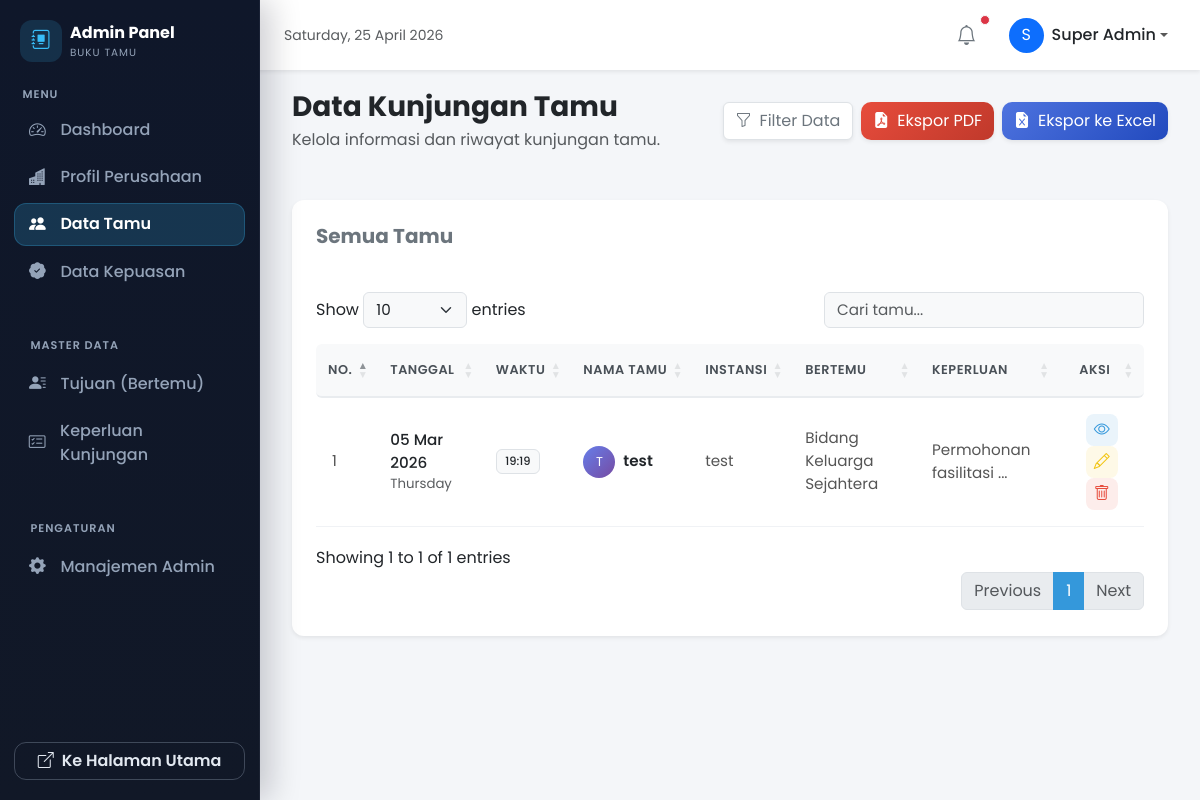
Page /admin/data_tamu.php (signed in) on the committed database.
### tables this page shows
CREATE TABLE `tb_tamu` (
  `id_tamu` int NOT NULL,
  `tanggal_kunjungan` date NOT NULL,
  `waktu_masuk` time NOT NULL,
  `nama_tamu` varchar(120) NOT NULL,
  `asal_instansi` varchar(120) DEFAULT NULL,
  `jabatan` varchar(120) DEFAULT NULL,
  `no_telepon` varchar(30) DEFAULT NULL,
  `bertemu_dengan` varchar(120) NOT NULL,
  `keperluan` text NOT NULL,
  `catatan_tambahan` text,
  `foto_tamu` varchar(255) DEFAULT NULL,
  `tanda_tangan` mediumtext,
  `status_keluar` enum('Masuk','Keluar') NOT NULL DEFAULT 'Masuk',
  `waktu_keluar` time DEFAULT NULL,
  `created_at` timestamp NOT NULL DEFAULT CURRENT_TIMESTAMP
);

### admin/data_tamu.php (the view, shortened to what this page needs)
<?php
require_once __DIR__ . '/../koneksi/koneksi.php';
$page_title = "Data Kunjungan Tamu";
$filter_tipe = $_GET['filter'] ?? 'semua';
$start_date = $_GET['start'] ?? date('Y-m-d');
$end_date = $_GET['end'] ?? date('Y-m-d');
$where_clause = "1=1";
$tamu_list = [];
$sql_select_tamu = "SELECT id_tamu, tanggal_kunjungan, waktu_masuk, nama_tamu, asal_instansi, bertemu_dengan, keperluan, waktu_keluar
                    FROM tb_tamu
                    WHERE $where_clause
                    ORDER BY tanggal_kunjungan DESC, waktu_masuk DESC";
if ($stmt_tamu = $koneksi->prepare($sql_select_tamu)) {
    $stmt_tamu->execute();
    $result_tamu = $stmt_tamu->get_result();
    if ($result_tamu && $result_tamu->num_rows > 0) {
        while ($row = $result_tamu->fetch_assoc()) {
            $tamu_list[] = $row;
        }
    }
}
?>
<!DOCTYPE html>
<html lang="id">
<head>
    <link href="https://cdn.jsdelivr.net/npm/bootstrap@5.3.3/dist/css/bootstrap.min.css" rel="stylesheet">
    <link rel="stylesheet" href="https://cdn.jsdelivr.net/npm/bootstrap-icons@1.11.3/font/bootstrap-icons.min.css">
    <link href="https://cdn.datatables.net/1.13.6/css/dataTables.bootstrap5.min.css" rel="stylesheet">
    <link href="css/admin-style.css" rel="stylesheet">
</head>
<body>
    <?php
    if (file_exists(__DIR__ . '/_partials/navbar.php')) { include_once __DIR__ . '/_partials/navbar.php'; }
    if (file_exists(__DIR__ . '/_partials/sidebar.php')) { include_once __DIR__ . '/_partials/sidebar.php'; }
    ?>
    <main class="main-content">
        <div class="container-fluid px-0">
            <div class="d-flex justify-content-between flex-wrap flex-md-nowrap align-items-center pb-4 mb-4 border-bottom-0">
                <div>
                    <h1 class="h3 fw-bold text-dark mb-1"><?php echo htmlspecialchars($page_title); ?></h1>
                    <p class="text-muted mb-0">Kelola informasi dan riwayat kunjungan tamu.</p>
                </div>
                <div class="btn-toolbar mb-2 mb-md-0 gap-2">
                    <button type="button" class="btn btn-outline-secondary d-flex align-items-center bg-white shadow-sm border" data-bs-toggle="collapse" data-bs-target="#filterCollapse" aria-expanded="false" aria-controls="filterCollapse">
                        <i class="bi bi-funnel me-2"></i> Filter Data
                    </button>
                    <a href="export_tamu_pdf.php?filter=<?php echo urlencode($filter_tipe); ?>&start=<?php echo urlencode($start_date); ?>&end=<?php echo urlencode($end_date); ?>" target="_blank" class="btn btn-danger text-white shadow-sm border-0 d-flex align-items-center" style="background: linear-gradient(135deg, #e74c3c, #c0392b); border-radius: 10px;">
                        <i class="bi bi-file-earmark-pdf-fill me-2"></i> Ekspor PDF
                    </a>
                    <a href="export_tamu.php?filter=<?php echo urlencode($filter_tipe); ?>&start=<?php echo urlencode($start_date); ?>&end=<?php echo urlencode($end_date); ?>" class="btn btn-primary text-white shadow-sm border-0 d-flex align-items-center" style="background: linear-gradient(135deg, #4e73df, #224abe); border-radius: 10px;">
                        <i class="bi bi-file-earmark-excel-fill me-2"></i> Ekspor ke Excel
                    </a>
                </div>
            </div>
            <div class="card shadow-sm mb-4">
                <div class="card-header d-flex justify-content-between align-items-center bg-transparent border-bottom-0 pt-4 px-4">
                    <h5 class="mb-0 fw-bold text-secondary">Semua Tamu</h5>
                </div>
                <div class="card-body px-4 pb-4">
                    <?php if (!empty($tamu_list)): ?>
                    <div class="table-responsive">
                        <table id="tabelDataTamu" class="table table-hover align-middle w-100" style="border-collapse: separate; border-spacing: 0;">
                            <thead>
                                <tr>
                                    <th class="border-top-0 rounded-start-2">No.</th>
                                    <th class="border-top-0">Tanggal</th>
                                    <th class="border-top-0">Waktu</th>
                                    <th class="border-top-0">Nama Tamu</th>
                                    <th class="border-top-0">Instansi</th>
                                    <th class="border-top-0">Bertemu</th>
                                    <th class="border-top-0">Keperluan</th>
                                    <th class="border-top-0 rounded-end-2 text-center">Aksi</th>
                                </tr>
                            </thead>
                            <tbody>
                                <?php $nomor = 1; foreach ($tamu_list as $tamu): ?>
                                <tr>
                                    <td class="ps-3"><?php echo $nomor++; ?></td>
                                    <td>
                                        <div class="d-flex flex-column">
                                            <span class="fw-medium text-dark"><?php echo htmlspecialchars(date('d M Y', strtotime($tamu['tanggal_kunjungan']))); ?></span>
                                            <small class="text-muted"><?php echo htmlspecialchars(date('l', strtotime($tamu['tanggal_kunjungan']))); ?></small>
                                        </div>
                                    </td>
                                    <td><span class="badge bg-light text-dark border"><?php echo htmlspecialchars(substr($tamu['waktu_masuk'], 0, 5)); ?></span></td>
                                    <td>
                                        <div class="d-flex align-items-center">
                                            <div class="bg-primary text-white rounded-circle d-flex align-items-center justify-content-center me-2" style="width: 32px; height: 32px; font-size: 0.8rem; background: linear-gradient(135deg, #667eea, #764ba2) !important;">
                                                <?php echo strtoupper(substr($tamu['nama_tamu'], 0, 1)); ?>
                                            </div>
                                            <span class="fw-semibold text-dark"><?php echo htmlspecialchars($tamu['nama_tamu']); ?></span>
                                        </div>
                                    </td>
                                    <td><?php echo htmlspecialchars($tamu['asal_instansi']); ?></td>
                                    <td><?php echo htmlspecialchars($tamu['bertemu_dengan']); ?></td>
                                    <td><?php echo htmlspecialchars(mb_strimwidth($tamu['keperluan'], 0, 25, "...")); ?></td>
                                    <td class="text-center action-buttons">
                                        <a href="detail_tamu.php?id=<?php echo $tamu['id_tamu']; ?>" class="btn btn-soft-primary" data-bs-toggle="tooltip" title="Detail">
                                            <i class="bi bi-eye"></i>
                                        </a>
                                        <a href="edit_tamu.php?id=<?php echo $tamu['id_tamu']; ?>" class="btn btn-soft-warning" data-bs-toggle="tooltip" title="Edit">
                                            <i class="bi bi-pencil"></i>
                                        </a>
                                        <button type="button" class="btn btn-soft-danger" title="Hapus"
                                                onclick="confirmDelete(<?php echo (int) $tamu['id_tamu']; ?>)">
                                            <i class="bi bi-trash"></i>
                                        </button>
                                    </td>
                                </tr>
                                <?php endforeach; ?>
                            </tbody>
                        </table>
                    </div>
                    <?php endif; ?>
                </div>
            </div>
        </div>
    </main>
</body>
</html>

### admin/css/admin-style.css (style rules this page uses)
:root { --sidebar-width: 260px; --sidebar-bg: #0f172a; --sidebar-surface: #111827; --sidebar-accent: #38bdf8; --sidebar-text: #e2e8f0; --sidebar-muted: #94a3b8; --sidebar-hover: rgba(148, 163, 184, 0.12); }
body { font-family: 'Poppins', sans-serif; background-color: #f4f6f9; color: #343a40; }
.main-content { padding-top: 90px; padding-left: 1rem; padding-right: 1rem; padding-bottom: 3rem; min-height: 100vh; margin-left: 0; transition: margin-left 0.3s ease-in-out; }
@media (min-width: 768px) { .main-content { margin-left: var(--sidebar-width); padding-left: 2rem; padding-right: 2rem; } }
.card { background-color: #ffffff; border: none; border-radius: 12px; box-shadow: 0 4px 6px rgba(0, 0, 0, 0.04); margin-bottom: 1.5rem; }
.card-header { background-color: transparent; border-bottom: 1px solid #f0f2f5; padding: 1.25rem 1.5rem; font-weight: 600; color: #2c3e50; }
.card-body { padding: 1.5rem; }
.btn-soft-primary { background-color: rgba(52, 152, 219, 0.1); color: #3498db; border: none; transition: all 0.2s; }
.btn-soft-warning { background-color: rgba(241, 196, 15, 0.1); color: #f1c40f; border: none; transition: all 0.2s; }
.btn-soft-danger { background-color: rgba(231, 76, 60, 0.1); color: #e74c3c; border: none; transition: all 0.2s; }
.action-buttons .btn { width: 32px; height: 32px; display: inline-flex; align-items: center; justify-content: center; border-radius: 8px; margin: 0 2px; }
.badge { font-weight: 500; padding: 0.5em 0.75em; border-radius: 6px; }

### admin/data_tamu.php (style rules this page uses)
.table-responsive { margin-top: 0; }
.table thead th { background-color: #f8f9fa; color: #495057; font-weight: 600; border-bottom: 2px solid #e9ecef; text-transform: uppercase; font-size: 0.8rem; letter-spacing: 0.5px; white-space: nowrap; padding: 1rem 0.75rem; }
.table tbody tr td { vertical-align: middle; color: #555; font-size: 0.95rem; padding: 1rem 0.75rem; border-bottom-color: #f0f2f5; }
.action-buttons .btn { border-radius: 6px; padding: 0.4rem 0.6rem; }
.btn-soft-primary { background-color: rgba(52, 152, 219, 0.1); color: #3498db; border: none; transition: all 0.2s; }
.btn-soft-warning { background-color: rgba(241, 196, 15, 0.1); color: #f1c40f; border: none; transition: all 0.2s; }
.btn-soft-danger { background-color: rgba(231, 76, 60, 0.1); color: #e74c3c; border: none; transition: all 0.2s; }
.action-buttons .btn { width: 32px; height: 32px; display: inline-flex; align-items: center; justify-content: center; border-radius: 8px; margin: 0 2px; }

### rows in the picture
tb_tamu: tanggal_kunjungan "05 Mar 2026", tanggal_kunjungan "Thursday", waktu_masuk "19:19", nama_tamu "T", nama_tamu "test", asal_instansi "test", bertemu_dengan "Bidang Keluarga Sejahtera", keperluan "Permohonan fasilitasi ..."

### other values in the picture
substr($admin_nama_display, 0, 1) "S"
$admin_nama_display "Super Admin"
$page_title "Data Kunjungan Tamu"
